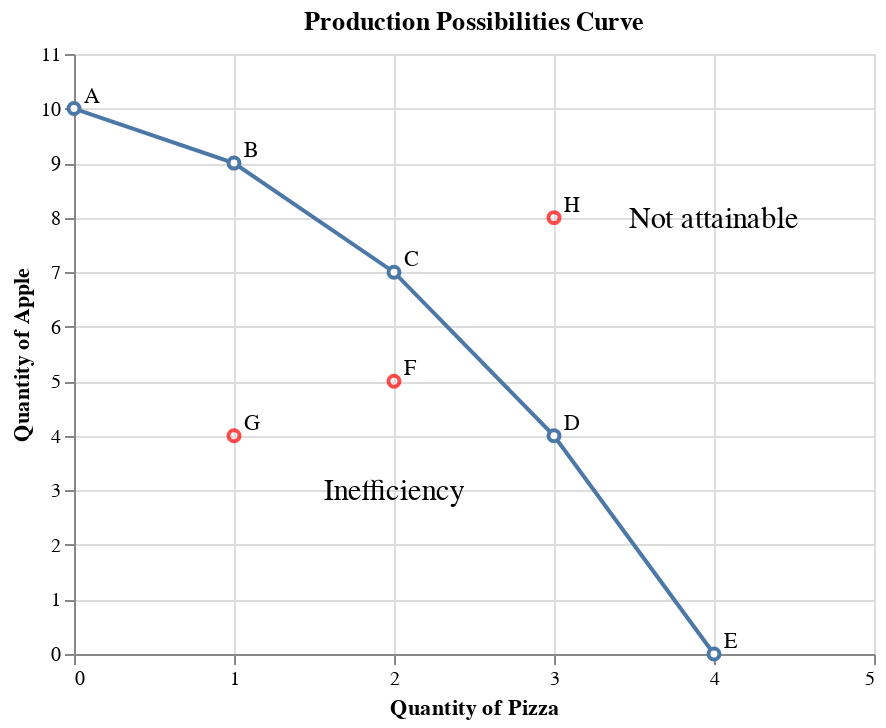

Source (notebook cell):
### Markdown cell above
```{important}
Points *A*, *B*, *C*, *D* and *E* on PPC are **attainable** and **efficient** with current resources.

*F* and *G* are inside PPC or under PPC, meaning
- Production doesn't operate at maximum productivity (**inefficiency**).
- There is a waste of resources.

*H* is outside PPC
- Not attainable with current resources and technology level.
- It can only be attainable with
    - Inputting more resource, such as labor, capital, land
    - Technology advance
```

### Code cell
import pandas as pd
import altair as alt

df_ppc = pd.DataFrame({'point': ['A', 'B', 'C', 'D', 'E'],
                   'pizza': [0, 1, 2, 3, 4],
                   'apple': [10, 9, 7, 4, 0]
                  })
df1 = alt.Chart(df_ppc).mark_line(point=alt.OverlayMarkDef(filled=False, fill="white")).encode(
    alt.X('pizza', title='Quantity of Pizza', scale=alt.Scale(domain=[0,5]), axis=alt.Axis(tickCount=6)),
    alt.Y('apple', title='Quantity of Apple', scale=alt.Scale(domain=[0,11]), axis=alt.Axis(tickCount=12)),
)
df2 = df1.mark_text(align='left', baseline='bottom', dx=5, dy=-1).encode(text='point')

df_nppc = pd.DataFrame({'point': ['F', 'G', 'H'],
                   'pizza': [2, 1, 3],
                   'apple': [5, 4, 8]
                  })

df3 = alt.Chart(df_nppc).mark_point(color='red').encode(x='pizza', y='apple')
df4 = df3.mark_text(align='left', baseline='bottom', dx=5, dy=-1).encode(text='point')

text1 = alt.Chart({'values':[{'x': 4, 'y': 8}]}).mark_text(
    text='Not attainable',
    fontSize=15
).encode(x='x:Q', y='y:Q')
text2 = alt.Chart({'values':[{'x': 2, 'y': 3}]}).mark_text(
    text='Inefficiency',
    fontSize=15
).encode(x='x:Q', y='y:Q')

(df1 + df2 + df3 + df4 + text1 + text2).properties(title='Production Possibilities Curve')

### Figure 1 — Vega-Lite specification as saved in the notebook (floating-point values rounded to 4 significant figures)
{"config": {"view": {"continuousWidth": 400, "continuousHeight": 300}}, "layer": [{"mark": {"type": "line", "point": {"fill": "white", "filled": false}}, "encoding": {"x": {"type": "quantitative", "axis": {"tickCount": 6}, "field": "pizza", "scale": {"domain": [0, 5]}, "title": "Quantity of Pizza"}, "y": {"type": "quantitative", "axis": {"tickCount": 12}, "field": "apple", "scale": {"domain": [0, 11]}, "title": "Quantity of Apple"}}}, {"mark": {"type": "text", "align": "left", "baseline": "bottom", "dx": 5, "dy": -1}, "encoding": {"text": {"type": "nominal", "field": "point"}, "x": {"type": "quantitative", "axis": {"tickCount": 6}, "field": "pizza", "scale": {"domain": [0, 5]}, "title": "Quantity of Pizza"}, "y": {"type": "quantitative", "axis": {"tickCount": 12}, "field": "apple", "scale": {"domain": [0, 11]}, "title": "Quantity of Apple"}}}, {"data": {"name": "data-5eda2dab7adbf08c5621c8c6d0c3ed3d"}, "mark": {"type": "point", "color": "red"}, "encoding": {"x": {"type": "quantitative", "field": "pizza"}, "y": {"type": "quantitative", "field": "apple"}}}, {"data": {"name": "data-5eda2dab7adbf08c5621c8c6d0c3ed3d"}, "mark": {"type": "text", "align": "left", "baseline": "bottom", "dx": 5, "dy": -1}, "encoding": {"text": {"type": "nominal", "field": "point"}, "x": {"type": "quantitative", "field": "pizza"}, "y": {"type": "quantitative", "field": "apple"}}}, {"data": {"name": "data-7840aa14081c0d3a88a2c75a79b89d8a"}, "mark": {"type": "text", "fontSize": 15, "text": "Not attainable"}, "encoding": {"x": {"type": "quantitative", "field": "x"}, "y": {"type": "quantitative", "field": "y"}}}, {"data": {"name": "data-99dff17dd7e43d16c3ec5fca6252c51e"}, "mark": {"type": "text", "fontSize": 15, "text": "Inefficiency"}, "encoding": {"x": {"type": "quantitative", "field": "x"}, "y": {"type": "quantitative", "field": "y"}}}], "data": {"name": "data-b1e6410026c352c83d7a4eb9752c88e5"}, "title": "Production Possibilities Curve", "$schema": "https://vega.github.io/schema/vega-lite/v4.8.1.json", "datasets": {"data-b1e6410026c352c83d7a4eb9752c88e5": [{"point": "A", "pizza": 0, "apple": 10}, {"point": "B", "pizza": 1, "apple": 9}, {"point": "C", "pizza": 2, "apple": 7}, {"point": "D", "pizza": 3, "apple": 4}, {"point": "E", "pizza": 4, "apple": 0}], "data-5eda2dab7adbf08c5621c8c6d0c3ed3d": [{"point": "F", "pizza": 2, "apple": 5}, {"point": "G", "pizza": 1, "apple": 4}, {"point": "H", "pizza": 3, "apple": 8}], "data-7840aa14081c0d3a88a2c75a79b89d8a": [{"x": 4, "y": 8}], "data-99dff17dd7e43d16c3ec5fca6252c51e": [{"x": 2, "y": 3}]}}
